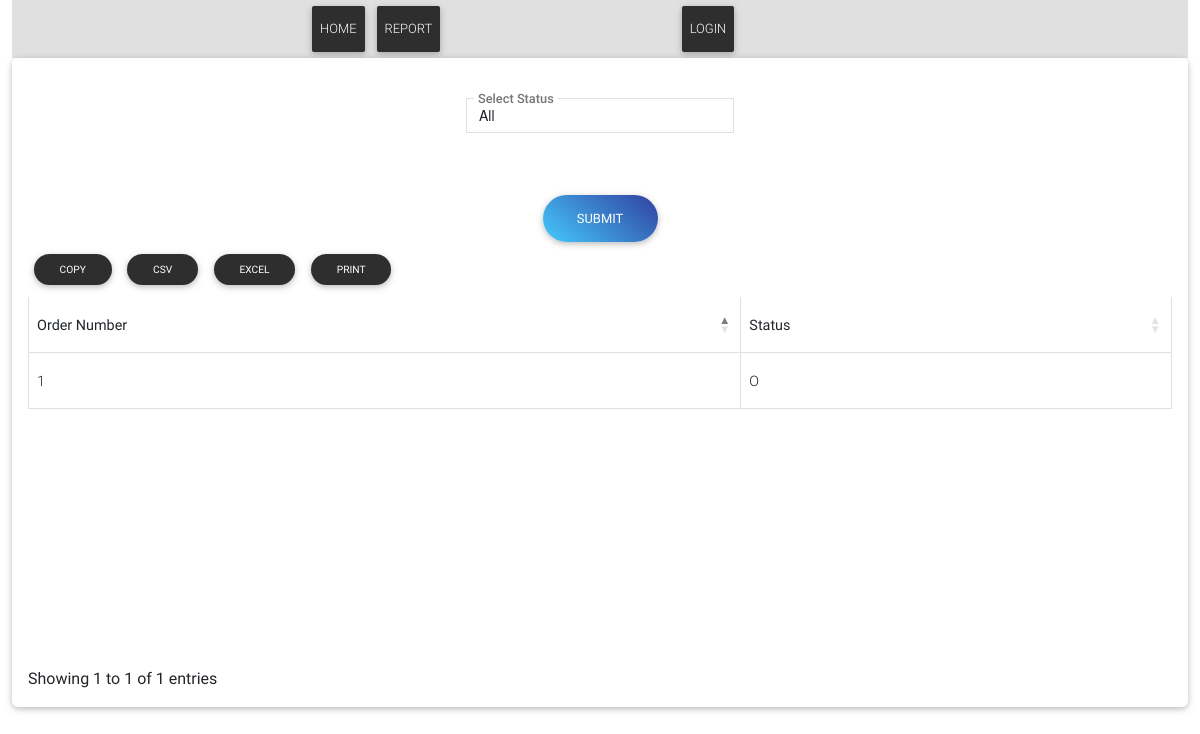
Before: /report/Sales/sales_order_status_filter/ with the older database file.
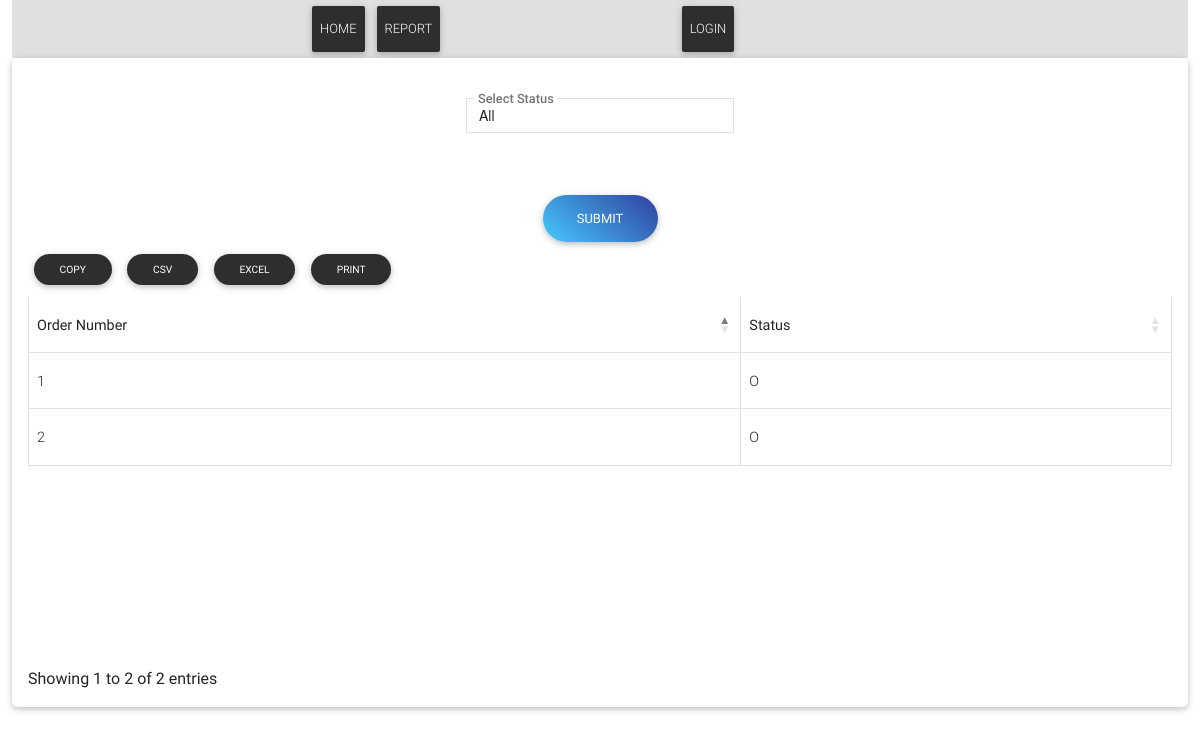
After: the same page with the newer database file.
### Sales/models.py (models this page shows, shortened)
class SalesOrderInfo(models.Model):
    Status_CHOICES = [
        ('O', 'Open'),
        ('H', 'Hold'),
        ('C', 'Close'),
        ('F', 'Canceled')
    ]
    status = models.CharField(max_length=1, choices=Status_CHOICES,default='O')
    docNo = models.PositiveIntegerField(default=1, unique=True)
    customerName = models.ForeignKey(BusinessPartner, on_delete=models.CASCADE, null=True, default=None)
    address = models.CharField(max_length=250,blank=True)
    created = models.DateField(default=timezone.now)
    totalAmount = models.DecimalField(max_digits=10, decimal_places=4, null=True, blank=True,default=0)
    totalQty = models.DecimalField(max_digits=10, decimal_places=4, null=True, blank=True, default=0)
    sales_employee = models.ForeignKey(SalesEmployee, on_delete=models.CASCADE, default=1)  # Set the default to an existing SalesEmployee or a specific ID
    owner = models.ForeignKey(User, on_delete=models.CASCADE, null=True, blank=True)
    class Meta:
        verbose_name = 'Sales Order'
        verbose_name_plural = 'Sales Order'

### Report/salesorderviews.py (the view)
# urls.py: path('Sales/sales_order_status_filter/', salesorderviews.sales_order_status_filter, name='sales_order_status_filter'),
def sales_order_status_filter(request):
    if request.method == 'POST':
        form = SalesOrderStatusFilterForm(request.POST)
        if form.is_valid():
            status = form.cleaned_data['status']
            if status:
                filtered_orders = SalesOrderInfo.objects.filter(status=status)
            else:
                filtered_orders = SalesOrderInfo.objects.all()
        else:
            filtered_orders = SalesOrderInfo.objects.all()
    else:
        form = SalesOrderStatusFilterForm()
        filtered_orders = SalesOrderInfo.objects.all()
    return render(request, 'sales/sales_order_status_filter.html', {'form': form, 'filtered_orders': filtered_orders})

### Report/forms.py
class SalesOrderStatusFilterForm(forms.Form):
    STATUS_CHOICES = [
        ('', 'All'),  # Include an option to select all statuses
        ('O', 'Open'),
        ('H', 'Hold'),
        ('C', 'Close'),
        ('F', 'Canceled'),
    ]
    status = forms.ChoiceField(choices=STATUS_CHOICES, required=False, label='Select Status')
    def __init__(self, *args, **kwargs):
        super(SalesOrderStatusFilterForm, self).__init__(*args, **kwargs)
        for field_name, field in self.fields.items():
            field.widget.attrs.update({
                'class': 'form-control form-control-sm',
                'id': f"{field_name}",
            })

### Report/templates/sales/sales_order_status_filter.html
{% extends 'basereport.html' %}
{% load static %}
{% block content %}
<section class="section card mb-5">
    <div class="card-body">
{% include '../form.html'%}
{% if filtered_orders %}
    <table id="itemsTable" class="table table-bordered">
        <thead>
            <tr>
                <th>Order Number</th>
                <th>Status</th>
            </tr>
        </thead>
        <tbody>
            {% for order in filtered_orders %}
            <tr>
                <td>{{ order.docNo }}</td>
                <td>{{ order.status }}</td>
            </tr>
            {% empty %}
            <tr>
                <td colspan="2">No matching orders found.</td>
            </tr>
            {% endfor %}
        </tbody>
    </table>
    {% endif %}
    {% endblock %}

Changed rows visible on the page:
added SalesOrderInfo: docNo "2", status "O"
Other visible differences:
text written by a page script: "COPY CSV EXCEL PRINT Showing 1 to 1 of 1 entries" → "COPY CSV EXCEL PRINT Showing 1 to 2 of 2 entries"
